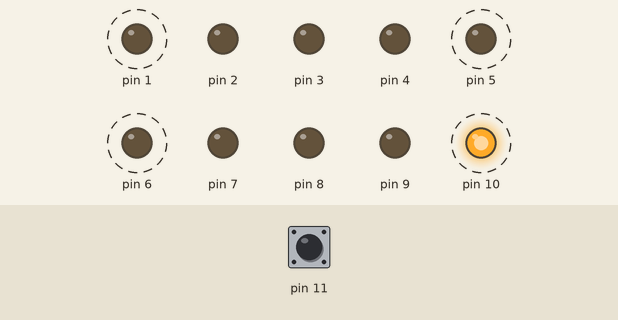
Recording of a sketch running on a simulated Arduino Uno, built with avr-gcc and run on an emulated ATmega328P. On the bench: output pins drawn as LEDs (lit = HIGH). Dashed ring = blinking. The inputs (shaded band) are chosen by the test bench; at power-on: pin 11 HIGH.

Above: at 2.5 s.
2.9 s: pin 11 pulled LOW for 1.2 s
At 4.05 s:
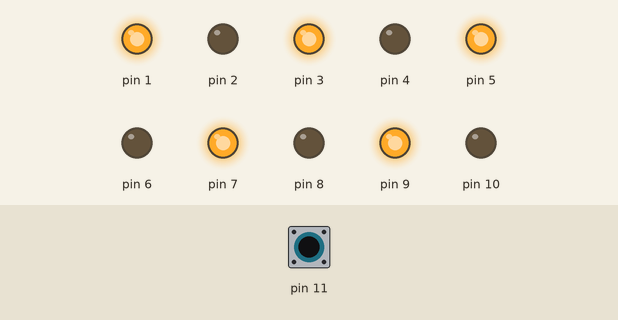
6.4 s: pin 11 pulled LOW for 3.2 s
At 7.55 s:
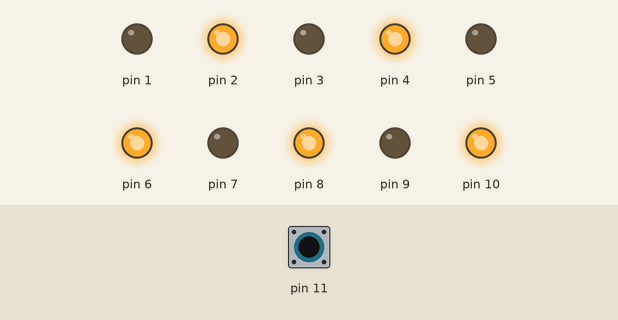
Timing chart, 0 to 17.1 s (numbered marks = the images above; inputs shaded):
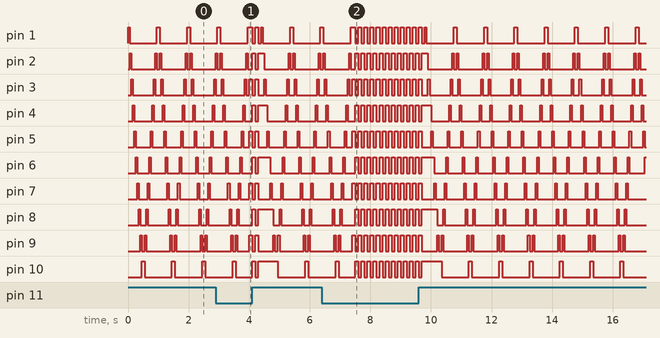

The sketch:

LEDUnoCode.ino
```cpp
/*Upload to the Uno to run the LED's

These LED's will first make a circular pattern around the top of the robot,
then they will all flash together 4 times. This cycle will then repeat itself

Written by Charlie Sinkler
*/

int state = 0;
int timesThroughSpin = 0;
int timesThroughFlash = 0;

void setup() {
  pinMode(11, INPUT_PULLUP);
  pinMode(1, OUTPUT);
  pinMode(2, OUTPUT);
  pinMode(3, OUTPUT);
  pinMode(4, OUTPUT);
  pinMode(5, OUTPUT);
  pinMode(6, OUTPUT);
  pinMode(7, OUTPUT);
  pinMode(8, OUTPUT);
  pinMode(9, OUTPUT);
  pinMode(10, OUTPUT);
}

void loop() {

  switch (state) {
    case 0:
      if (digitalRead(11) == LOW) {
        state = 1;
      }
      //spin();
      backAndForth();
      break;

    case 1:
      if (digitalRead(11) == HIGH) {
        state = 0;
      }
      flash();
      break;

      //    case 2:
      //      allOff();
      //      if (digitalRead(11) == LOW) {
      //        state = 0;
      //      }
  }
}

void spin() {
  for (int pin = 1; pin <= 10; pin++) {
    digitalWrite(pin, HIGH);
    delay(50);
    digitalWrite(pin, LOW);
  }
}

void flash() {
  for (int pin = 1; pin <= 10; pin++) {
    if(pin % 2) {
      digitalWrite(pin, HIGH);
    }
    else {
      digitalWrite(pin, LOW);
    }
  }
  delay(100);
  for (int pin = 1; pin <= 10; pin++) {
    if(pin % 2) {
      digitalWrite(pin, LOW);
    }
    else {
      digitalWrite(pin, HIGH);
    }
  }
  delay(100);
}

void backAndForth() {
  for (int pin = 1; pin <= 10; pin++) {
    digitalWrite(pin, HIGH);
    delay(50);
    digitalWrite(pin, LOW);
  }
  for (int pin = 10; pin >= 1; pin--) {
    digitalWrite(pin, HIGH);
    delay(50);
    digitalWrite(pin, LOW);
  }

}


//void allOff() {
//  for (int pin = 1; pin <= 10; pin++) {
//    digitalWrite(pin, LOW);
//  }
//}
```
